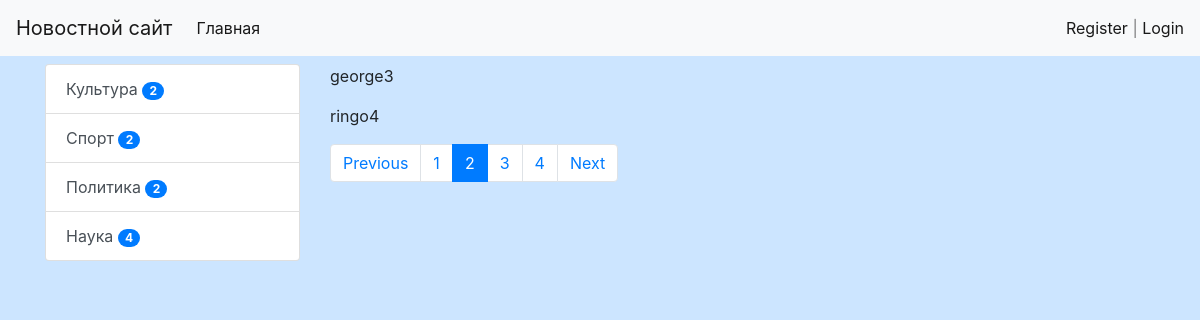
Page /test/?page=2 on the committed database.
### news/models.py (models this page shows, shortened)
class Category(models.Model):
    title = models.CharField(max_length=150, db_index=True, verbose_name='Наименование категории')
    def get_absolute_url(self):
        return reverse_lazy('category', kwargs={"category_id": self.pk})
    class Meta:
        verbose_name = 'Категория'
        verbose_name_plural = 'Категории'
        ordering = ['title']

### news/views.py (the view)
# urls.py: path('test/', test, name='test'),
def test(request):
    objects = ['john1', 'paul2', 'george3', 'ringo4', 'john5', 'paul6', 'george7',]
    paginator = Paginator(objects, 2)
    page_num = request.GET.get('page', 1)
    page_objects = paginator.get_page(page_num)
    return render(request, 'news/test.html', {'page_obj': page_objects})

### news/templatetags/news_tags.py (called while the page is built)
@register.inclusion_tag('news/list_categories.html')
def show_categories(arg1='Hello', arg2='world'):
    categories = Category.objects.annotate(cnt=Count('get_news', filter=F('get_news__is_published'))).filter(cnt__gt=0)
    return {"categories": categories, "arg1": arg1, "arg2": arg2}

### news/templates/news/test.html (shortened to what this page needs)
{% extends 'base.html' %}
{% block sidebar %}
{% include 'inc/_sidebar.html' %}
{% endblock %}
{% block content %}
{% for name in page_obj.object_list %}
    <p>{{ name }}</p>
{% endfor %}
{% endblock %}

### news/templates/news/list_categories.html
<div class="list-group">
    {% for item in categories %}
    <a href="{{ item.get_absolute_url }}" class="list-group-item list-group-item-action">{{ item.title }} <span class="badge badge-primary badge-pill">{{ item.cnt }}</span> </a>
    {% endfor %}
</div>
</div>

### testsite/static/css/style.css (style rules this page uses)
body { background-color: #cce5ff; }

### rows in the picture
Category: title "Культура", cnt "2"
Category: title "Спорт", cnt "2"
Category: title "Политика", cnt "2"
Category: title "Наука", cnt "4"

### other values in the picture
{{ name }} "george3" "ringo4"
{{ p }} "1" "3" "4"
{{ p }} "2"
